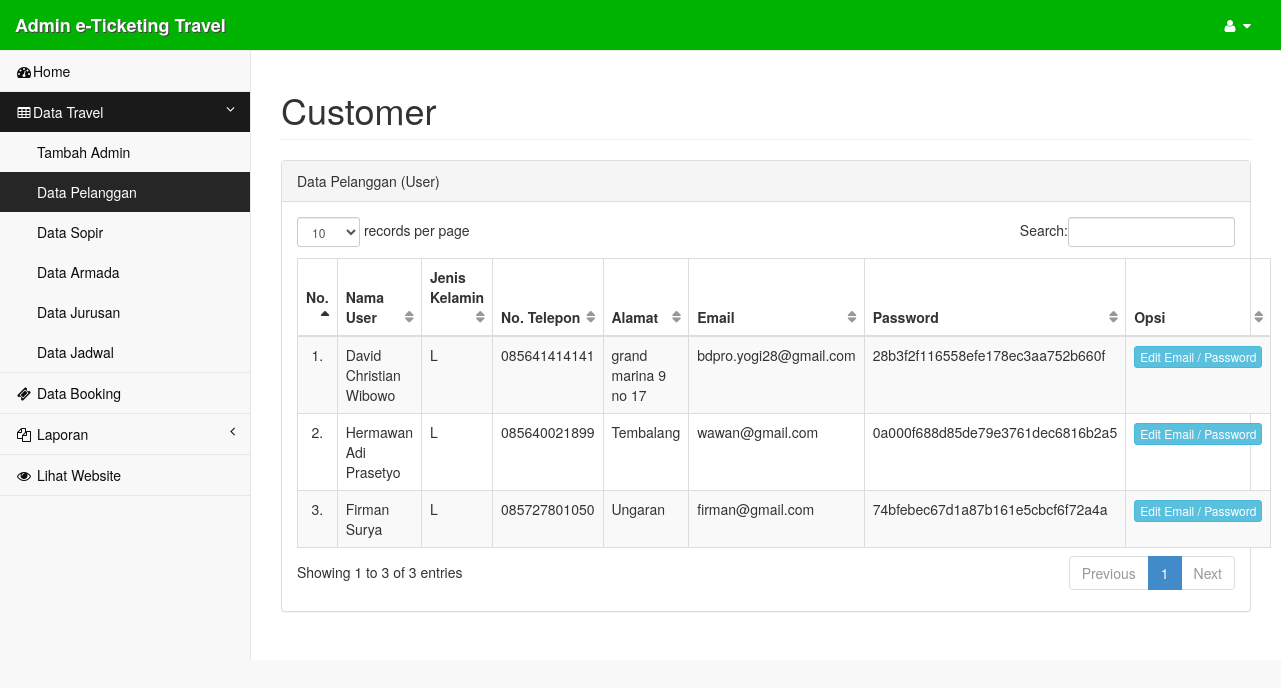
The page /admin/?page=user (signed in) on the database its author committed.
### tables this page shows
CREATE TABLE `tb_user` (
  `id_user` int(4) NOT NULL,
  `nama_user` varchar(50) NOT NULL,
  `jeniskelamin_user` enum('L','P') NOT NULL,
  `telp_user` varchar(20) NOT NULL,
  `alamat_user` text NOT NULL,
  `email_user` varchar(60) NOT NULL,
  `password_user` varchar(40) NOT NULL
);

### setting/+koneksi.php (called while the page is built, shortened)
<?php
$base_url = "http://".$_SERVER['SERVER_NAME']."/eticketing-edit";
?>

### admin/inc/user.php (the view, shortened to what this page needs)
<div class="row">
    <div class="col-lg-12">
        <h1 class="page-header">Customer</h1>
    </div>
</div>
<div class="row">
    <div class="col-lg-12">
        <div class="panel panel-default">
        	<?php
			if (@$_GET['act'] == '') { ?>
	            <div class="panel-heading">
	                <div class="row">
						<div class="col-lg-12">
							<div class="pull-left">
								Data Pelanggan (User)
							</div>
						</div>
	                </div>
	            </div>
	            <div class="panel-body">
	                <div class="table-responsive">
						<table class="table table-bordered table-hover table-striped" id="dataTables">
							<thead>
								<tr>
									<th>No.</th>
									<th>Nama User</th>
									<th>Jenis Kelamin</th>
									<th>No. Telepon</th>
									<th>Alamat</th>
									<th>Email</th>
									<th>Password</th>
									<th>Opsi</th>
								</tr>
							</thead>
							<tbody>
							<?php
							$no = 1;
							$sql_user = mysqli_query($con, "SELECT * FROM tb_user") or die($con->error);
							while ($data = mysqli_fetch_array($sql_user)) {?>
								<tr>
									<td align="center"><?=$no++;?>.</td>
									<td><?=ucwords($data['nama_user']);?></td>
									<td><?=$data['jeniskelamin_user'];?></td>
									<td><?=$data['telp_user'];?></td>
									<td><?=$data['alamat_user'];?></td>
									<td><?=$data['email_user'];?></td>
									<td><?=$data['password_user'];?></td>
									<td align="center">
										<a href="<?=$base_url;?>/admin/?page=user&act=edit&id=<?=$data['id_user'];?>" class="btn btn-xs btn-info">Edit Email / Password</a>
									</td>
								</tr>
							<?php }?>
							</tbody>
						</table>
					</div>
	            </div>
        	<?php
			} else if ((@$_GET['act'] == 'edit') && ($_SESSION['id_adm'] == 1)){ ?>
				<div class="panel-heading">
	                <div class="row">
						<div class="col-lg-12">
							<div class="pull-left">
								Edit Data User
							</div>
			                <div class="pull-right">
								<a href="<?=$base_url;?>/admin/?page=user" class="btn btn-xs btn-warning">Kembali</a>
			                </div>
						</div>
	                </div>
	            </div>
	            <div class="panel-body">
	            	<div class="row">
	            		<div class="col-lg-6">
	            			<?php
							$sql_user = mysqli_query($con, "SELECT * FROM tb_user WHERE id_user = '$_GET[id]'") or die(mysqli_error());
						    $data = mysqli_fetch_array($sql_user);
						    ?>
	            			<form action="" method="post">
				                <div class="form-group">
									<label for="email">Email</label>
									<input type="text" class="form-control" id="email" name="email" placeholder="E-mail user" value="<?=$data['email_user']; ?>" required>
								</div>
								<div class="form-group">
									<label for="pass">Password</label>
									<input type="text" class="form-control" id="pass" name="pass" placeholder="Password user" value="<?=$data['password_user']; ?>" required>
								</div>
								<div class="form-group">
									<input type="submit" name="edit" class="btn btn-success" value="Edit">
								</div>
							</form>
							<?php
							if (@isset($_POST['edit'])) {
						        $email  = mysqli_real_escape_string($con, trim($_POST['email']));
						        $pass  = mysqli_real_escape_string($con, trim($_POST['pass']));
						        mysqli_query($con, "UPDATE tb_user SET email_user = '$email', password_user = '$pass' WHERE id_user = '$_GET[id]'") or die(mysqli_error());
						        header("location: " . $base_url . "/admin/?page=user");
						    } ?>
						</div>
					</div>
	            </div>
	        <?php
	        } else {
				header("location:" .$base_url. "/admin/?page=user");
	        } ?>
        </div>
    </div>
</div>

### assets/css/sb-admin2.css (style rules this page uses)
body { background-color: #f8f8f8; padding-top: 100px; }
@media (min-width:768px) { body { padding-top: 50px; } }
table.dataTable thead .sorting, table.dataTable thead .sorting_asc, table.dataTable thead .sorting_desc, table.dataTable thead .sorting_asc_disabled, table.dataTable thead .sorting_desc_disabled { background: transparent; }
table.dataTable thead .sorting_asc:after { content: "\f0de"; float: right; font-family: fontawesome; }
table.dataTable thead .sorting:after { content: "\f0dc"; float: right; font-family: fontawesome; color: rgba(50,50,50,.5); }

### rows shown on the page
tb_user: nama_user "David Christian Wibowo", jeniskelamin_user "L", telp_user "085641414141", alamat_user "grand marina 9 no 17", email_user "bdpro.yogi28@gmail.com", password_user "28b3f2f116558efe178ec3aa752b660f"
tb_user: nama_user "Hermawan Adi Prasetyo", jeniskelamin_user "L", telp_user "085640021899", alamat_user "Tembalang", email_user "wawan@gmail.com", password_user "0a000f688d85de79e3761dec6816b2a5"
tb_user: nama_user "Firman Surya", jeniskelamin_user "L", telp_user "085727801050", alamat_user "Ungaran", email_user "firman@gmail.com", password_user "74bfebec67d1a87b161e5cbcf6f72a4a"
